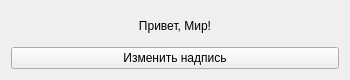
<?xml version="1.0" encoding="UTF-8"?>
<ui version="4.0">
    <class>Widget</class>
    <widget class="QWidget" name="Widget">
        <property name="geometry">
            <rect>
                <x>0</x>
                <y>0</y>
                <width>350</width>
                <height>80</height>
            </rect>
        </property>
        <property name="WindowTitle">
            <string>Widget</string>
        </property>
        <layout class="QVBoxLayout" name="verticalLayout">
            <item>
                <widget class="QLabel" name="label">
                    <property name="text">
                        <string>Привет, Мир!</string>
                    </property>
                    <property name="alignment">
                        <set>Qt::AlignCenter</set>
                    </property>
                </widget>
            </item>
            <item>
                <widget class="QPushButton" name="btn1">
                    <property name="text">
                        <string>Изменить надпись</string>
                    </property>
                </widget>
            </item>
        </layout>
    </widget>
    <resources/>
    <connections/>
</ui>
